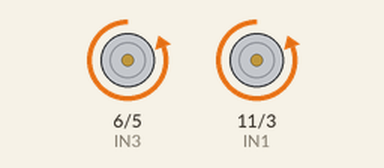
A sketch run on a simulated Arduino Uno, built with avr-gcc and run on an emulated ATmega328P. On the bench: motor-driver pin pairs drawn as motors (green arrow = first pin HIGH = forward, orange = second pin HIGH = backward, longer = more drive).

Above: at 1.0 s.
At 5.0 s:
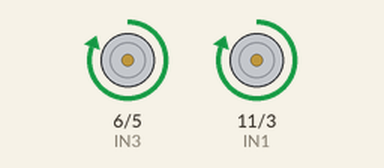
At 7.0 s:
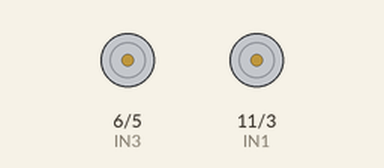
Timing chart, 0 to 10.4 s (numbered marks = the images above):
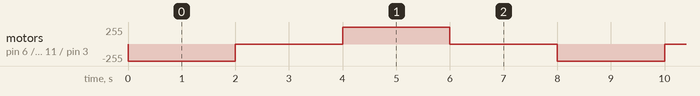

The sketch:

POC-DRV8833.ino
```cpp
void setup() {
  // put your setup code here, to run once:
Serial.begin(9600);
pinMode(5, OUTPUT);//IN4
pinMode(6, OUTPUT);//IN3
pinMode(3, OUTPUT);//IN2
pinMode(11, OUTPUT);//IN1
}

void loop() {
  // put your main code here, to run repeatedly:
digitalWrite(5, HIGH);
digitalWrite(6, LOW);
digitalWrite(3, HIGH);
digitalWrite(11, LOW);

delay(2000);

digitalWrite(5, LOW);
digitalWrite(6, LOW);
digitalWrite(3, LOW);
digitalWrite(11, LOW);

delay(2000);

digitalWrite(5, LOW);
digitalWrite(6, HIGH);
digitalWrite(3, LOW);
digitalWrite(11, HIGH);

delay(2000);

digitalWrite(5, LOW);
digitalWrite(6, LOW);
digitalWrite(3, LOW);
digitalWrite(11, LOW);

delay(2000);
}
```

Measured:
- by itself, motor on pin 6 (IN3) / pin 5 (IN4), motor on pin 11 (IN1) / pin 3 (IN2): repeats every 8.0 s: stopped 2.0 s, forward 255/255 2.0 s, stopped 2.0 s, backward 255/255 2.0 s
